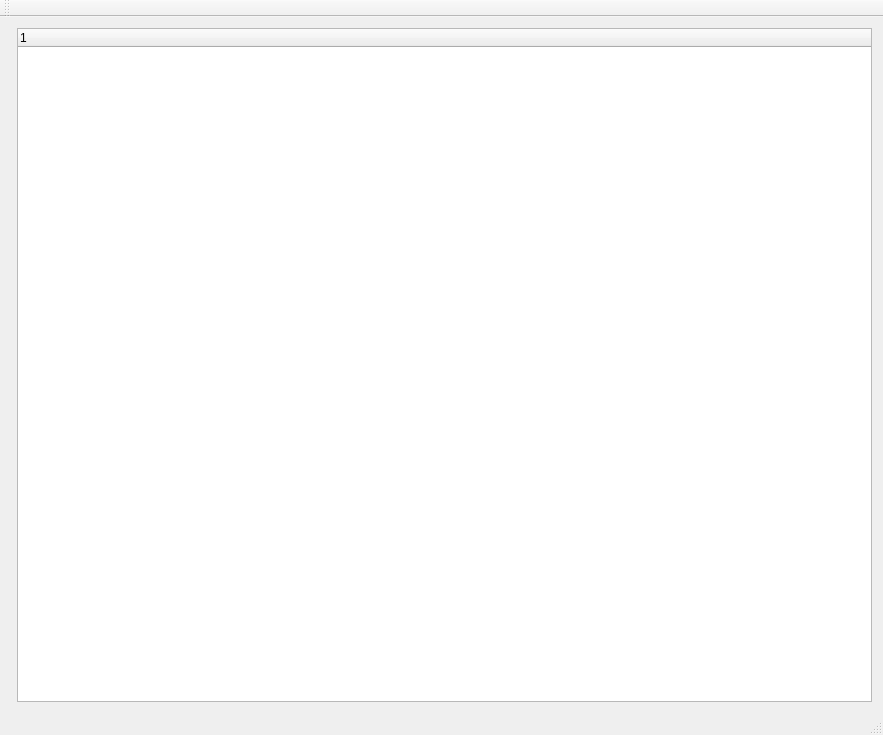
<?xml version="1.0" encoding="UTF-8"?>
<ui version="4.0">
 <class>MainWindow</class>
 <widget class="QMainWindow" name="MainWindow">
  <property name="geometry">
   <rect>
    <x>0</x>
    <y>0</y>
    <width>883</width>
    <height>735</height>
   </rect>
  </property>
  <property name="windowTitle">
   <string>MainWindow</string>
  </property>
  <widget class="QWidget" name="centralWidget">
   <layout class="QHBoxLayout" name="horizontalLayout">
    <item>
     <widget class="QWidget" name="widget" native="true">
      <zorder>horizontalSpacer</zorder>
     </widget>
    </item>
    <item>
     <widget class="QTreeWidget" name="treeWidget">
      <column>
       <property name="text">
        <string notr="true">1</string>
       </property>
      </column>
     </widget>
    </item>
   </layout>
  </widget>
  <widget class="QMenuBar" name="menuBar">
   <property name="geometry">
    <rect>
     <x>0</x>
     <y>0</y>
     <width>883</width>
     <height>21</height>
    </rect>
   </property>
  </widget>
  <widget class="QToolBar" name="mainToolBar">
   <attribute name="toolBarArea">
    <enum>TopToolBarArea</enum>
   </attribute>
   <attribute name="toolBarBreak">
    <bool>false</bool>
   </attribute>
  </widget>
  <widget class="QStatusBar" name="statusBar"/>
 </widget>
 <layoutdefault spacing="6" margin="11"/>
 <resources/>
 <connections/>
</ui>
